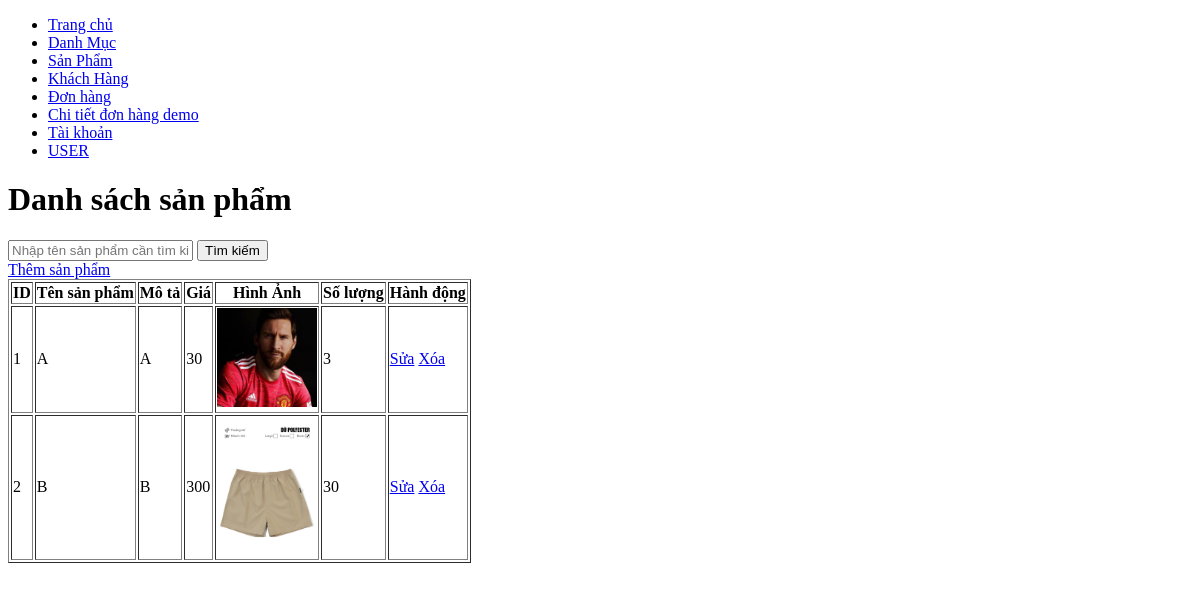
The app's page /admin/index.php?ctrl=san_pham, older data.
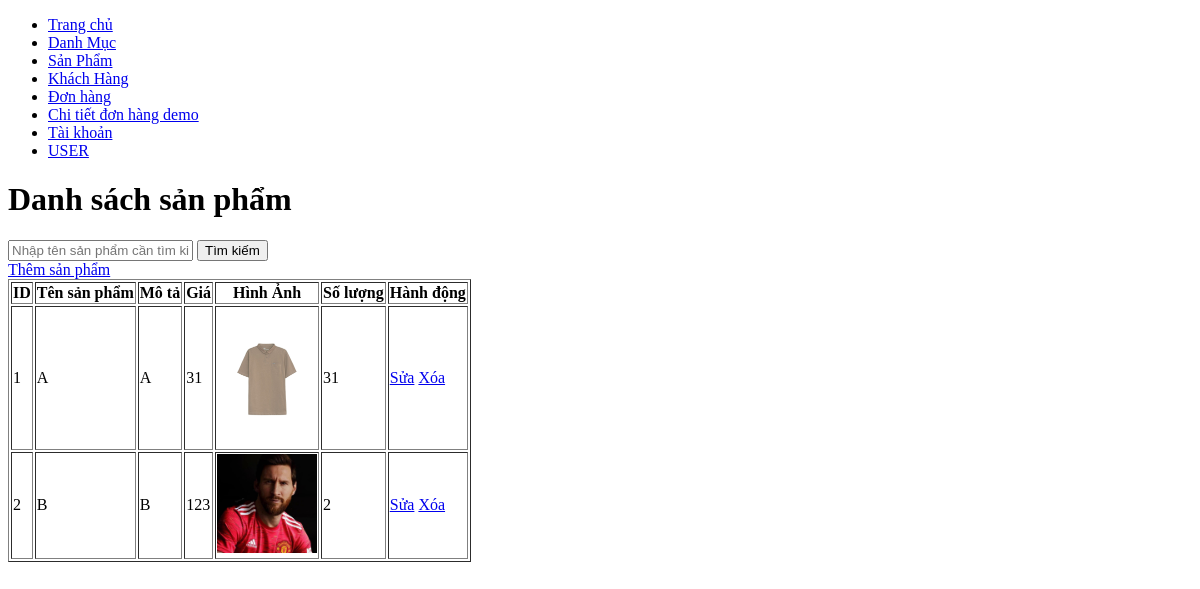
The same page, newer data.
### tables this page shows
CREATE TABLE `san_pham` (
  `id` int(11) NOT NULL,
  `ten` varchar(255) NOT NULL,
  `danh_muc_id` int(11) DEFAULT NULL,
  `mo_ta` text DEFAULT NULL,
  `hinh_anh` varchar(255) DEFAULT NULL,
  `gia` int(11) NOT NULL,
  `so_luong` int(11) NOT NULL
);

### database/database.php (called while the page is built, shortened)
<?php
function getConnection() {
    $host = 'localhost';
    $dbname = 'shop_quan_ao';
    $username = 'root';
    $password = '';
    $options = array(PDO::MYSQL_ATTR_INIT_COMMAND => "SET NAMES utf8",
        PDO::ATTR_ERRMODE => PDO::ERRMODE_EXCEPTION);
    $DBH = new PDO('mysql:host=' . $host . ';dbname=' . $dbname, $username, $password, $options);
    return $DBH;
}
function query($sql) {
    $connect = getConnection();
    $result = $connect->query($sql);
    return $result;
}
?>

### admin/model/san_pham.php (called while the page is built, shortened)
<?php
require_once 'database.php';
function getAllSP() {
    $sql = "SELECT * FROM san_pham";
    $result = query($sql);
    return $result;
}

### admin/view/san_pham/index.php (the view, shortened to what this page needs)
<!DOCTYPE html>
<html lang="en">
    <head>
    </head>
    <body>
        <h1>Danh sách sản phẩm</h1>
        <form action="index.php" method="GET">
            <input type="text" name="keyword" placeholder="Nhập tên sản phẩm cần tìm kiếm">
            <button type="submit">Tìm kiếm</button>
        </form>
        <a href="index.php?ctrl=san_pham&action=addnew">Thêm sản phẩm</a>
        <table border="1">
            <thead>
                <tr>
                    <th>ID</th>
                    <th>Tên sản phẩm</th>
                    <th>Mô tả</th>
                    <th>Giá</th>
                    <th>Hình Ảnh</th>
                    <th>Số lượng</th>
                    <th>Hành động</th>
                </tr>
            </thead>
            <tbody>
                <?php foreach ($sanPhams as $sanPham) { ?>
                    <tr>
                        <td><?php echo $sanPham['id']; ?></td>
                        <td><?php echo $sanPham['ten']; ?></td>
                        <td><?php echo $sanPham['mo_ta']; ?></td>
                        <td><?php echo $sanPham['gia']; ?></td>
                        <td>
                            <img src="/QuanAo/zimage/<?php echo $sanPham['hinh_anh']; ?>" alt="Hình ảnh sản phẩm" width="100">
                        </td>
                        <td><?php echo $sanPham['so_luong']; ?></td>
                        <td>
                            <a href="index.php?ctrl=san_pham&action=edit&id=<?php echo $sanPham['id']; ?>">Sửa</a>
                            <a href="index.php?ctrl=san_pham&action=del&id=<?php echo $sanPham['id']; ?>">Xóa</a>
                        </td>
                    </tr>
                <?php } ?>
            </tbody>
        </table>
    </body>
</html>

Row changes from the older to the newer data that the page shows:
changed san_pham id 1: gia "30" → "31"; hinh_anh: a different picture; so_luong "3" → "31"
changed san_pham id 2: gia "300" → "123"; hinh_anh: a different picture; so_luong "30" → "2"
